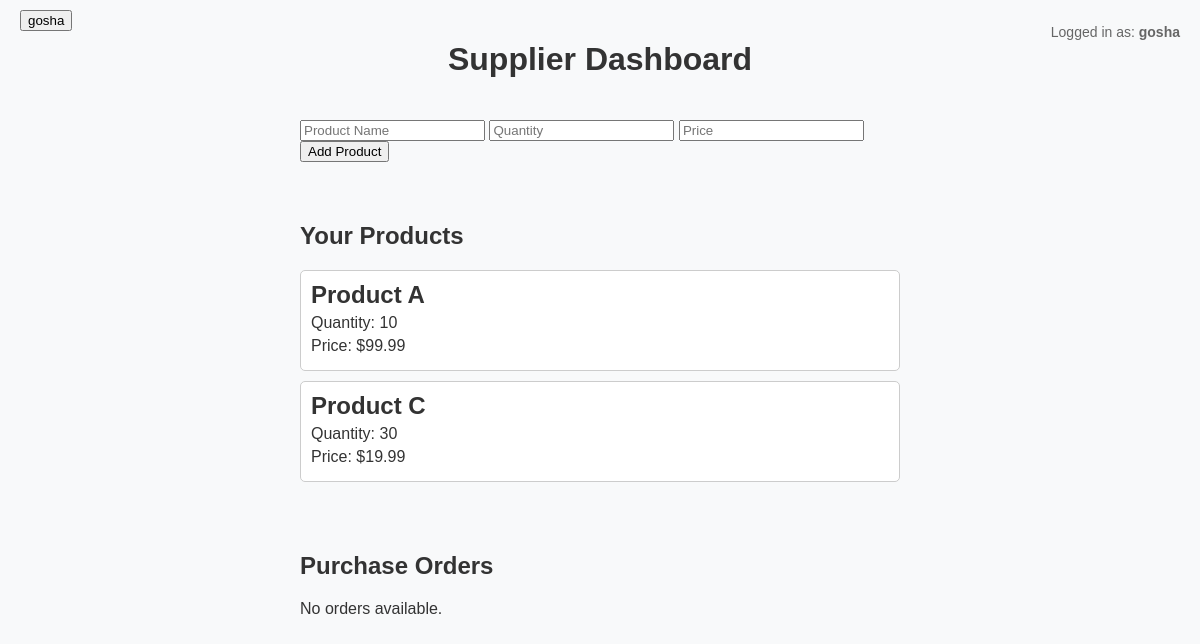
Screenshot of /supplier (signed in) with the database file from the repository.
### tables this page shows
CREATE TABLE users (
    id INTEGER PRIMARY KEY AUTOINCREMENT,
    username TEXT NOT NULL UNIQUE,
    password TEXT NOT NULL,
    role TEXT NOT NULL,
    LegalName TEXT,
    INN TEXT,
    KPP TEXT,
    OGRN TEXT,
    LegalAddress TEXT,
    Contact TEXT
);

CREATE TABLE cards (
    id INTEGER PRIMARY KEY AUTOINCREMENT,
    name TEXT NOT NULL,
    quantity INTEGER NOT NULL,
    price REAL NOT NULL,
    supplier_id INTEGER NOT NULL,
    FOREIGN KEY (supplier_id) REFERENCES users(id)
);

### app.py (the view, shortened to what this page needs)
@app.route('/supplier', methods=['GET', 'POST'])
def supplier_page():
    username = request.cookies.get('username')
    if not username:
        return redirect(url_for('login'))
    user = check_user(username, request.cookies.get('password'))
    if not user or user['role'] != 'supplier':
        return redirect(url_for('login'))
    cards = get_cards_by_supplier(user['id'])
    orders = get_orders_by_supplier(user['id'])
    return render_template('mainSupply.html', cards=cards, orders=orders, username=username)

### app.py (called while the page is built)
def check_user(username, password):
    try:
        conn = sqlite3.connect('Main.db')
        cursor = conn.cursor()
        cursor.execute('SELECT * FROM users WHERE username=? AND password=?', (username, password))
        row = cursor.fetchone()
        conn.close()
        if row:
            return {'id': row[0], 'username': row[1], 'role': row[3]}
        return None
    except Exception as e:
        print("Ошибка check_user:", e)
        return None

def get_cards_by_supplier(supplier_id):
    try:
        conn = sqlite3.connect('Main.db')
        cursor = conn.cursor()
        cursor.execute('SELECT * FROM cards WHERE supplier_id=?', (supplier_id,))
        rows = cursor.fetchall()
        conn.close()
        return [{'id': r[0], 'name': r[1], 'quantity': r[2], 'price': r[3]} for r in rows]
    except Exception as e:
        print("Ошибка get_cards_by_supplier:", e)
        return []

def get_orders_by_supplier(supplier_id):
    try:
        conn = sqlite3.connect('Main.db')
        cursor = conn.cursor()
        cursor.execute('''
            SELECT o.id, u.username, o.desired_qty, o.status, c.name
            FROM orders o
            JOIN users u ON o.buyer_id = u.id
            JOIN cards c ON o.card_id = c.id
            WHERE c.supplier_id = ?
        ''', (supplier_id,))
        rows = cursor.fetchall()
        conn.close()
        return [{'order_id': r[0], 'buyer': r[1], 'desired_qty': r[2], 'status': r[3], 'product_name': r[4]} for r in rows]
    except Exception as e:
        print("Ошибка get_orders_by_supplier:", e)
        return []

### templates/mainSupply.html (shortened to what this page needs)
<!DOCTYPE html>
<html lang="en">
<head>
</head>
<body>
    <div class="header-left">
        <form action="/supplier/account" method="GET">
            <button type="submit">{{ username }}</button>
        </form>
    </div>
    <div class="header">
        <p>Logged in as: <strong>{{ username }}</strong></p>
    </div>
    <h1>Supplier Dashboard</h1>
    <div class="form-container">
        <form method="POST">
            <input type="text" name="name" placeholder="Product Name" required>
            <input type="number" name="quantity" placeholder="Quantity" required>
            <input type="number" name="price" placeholder="Price" step="0.01" required>
            <button type="submit">Add Product</button>
        </form>
    </div>
    <div class="cards-container">
        <h2>Your Products</h2>
        {% if cards %}
            {% for card in cards %}
            <div class="card">
                <h2>{{ card.name }}</h2>
                <p>Quantity: {{ card.quantity }}</p>
                <p>Price: ${{ card.price }}</p>
            </div>
            {% endfor %}
        {% else %}
            <p>No products added yet.</p>
        {% endif %}
    </div>
    <div class="orders-container">
        <h2>Purchase Orders</h2>
        {% if orders %}
            {% for order in orders %}
            <div class="order-card">
                <h3>Order #{{ order.order_id }}</h3>
                <p><strong>Buyer:</strong> {{ order.buyer }}</p>
                <p><strong>Product:</strong> {{ order.product_name }}</p>
                <p><strong>Quantity:</strong> {{ order.desired_qty }}</p>
                <p><strong>Status:</strong> {{ order.status }}</p>
            </div>
            {% endfor %}
        {% else %}
            <p>No orders available.</p>
        {% endif %}
    </div>
</body>
</html>

### templates/mainSupply.html (style rules this page uses)
body { font-family: Arial, sans-serif; display: flex; flex-direction: column; align-items: center; margin: 0; padding: 20px; background-color: #f8f9fa; color: #333; }
.header-left { position: absolute; top: 10px; left: 20px; }
.header { position: absolute; top: 10px; right: 20px; font-size: 14px; color: #666; }
.form-container, .cards-container, .orders-container { width: 100%; max-width: 600px; margin: 20px 0; }
.card, .order-card { border: 1px solid #ccc; padding: 10px; border-radius: 5px; margin-bottom: 10px; background-color: #fff; }
.card h2, .card p, .order-card h3, .order-card p { margin: 0; margin-bottom: 5px; }

### rows the page displays
users: username "gosha"
cards: name "Product A", quantity "10", price "99.99"
cards: name "Product C", quantity "30", price "19.99"
